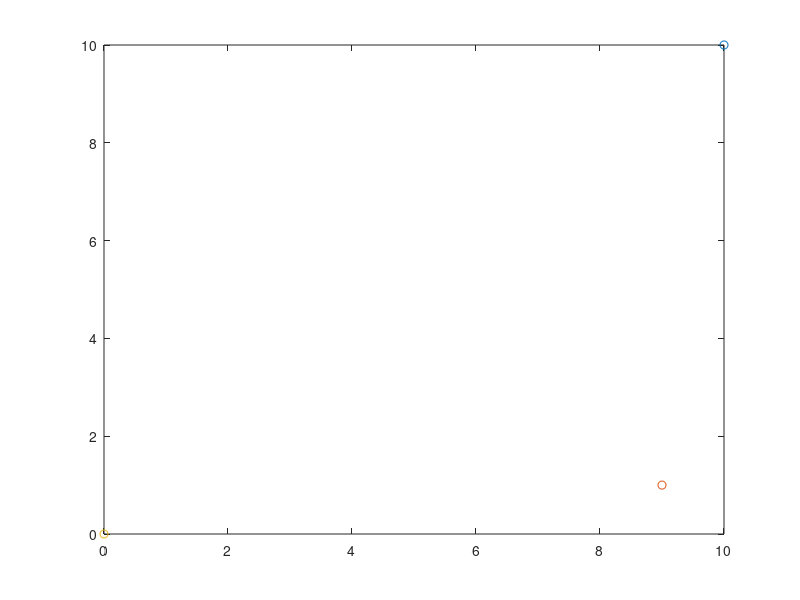

The MATLAB script that drew this image:
laser = [10 10];
laserheight = 200;
start = [9 1];
finish = [0 0];

x1 = laser(1)-start(1);
x2 =laser(1)-finish(1);
h1 = laser(2)-start(2);
h2 = laser(2) - finish(2);
thi1 = atand(x1/h1);
thi2 = atand(x2/h2);
thi3 = thi2-thi1;

hyp1 = sqrt((x1^2)+(h1^2));
hyp2 = sqrt((x2^2)+(h2^2));
thi4 = atand(hyp1/laserheight);
thi5 = atand(hyp2/laserheight);
thi6 = thi5-thi4;

laserx =laser(1);
lasery = laser(2);
startx = start(1);
starty = start(2);
finishx = finish(1);
finishy = finish(2);


plot(laserx, lasery,'o', startx ,starty, 'o', finishx, finishy ,'o')
axis([0, 10, 0 ,10])
